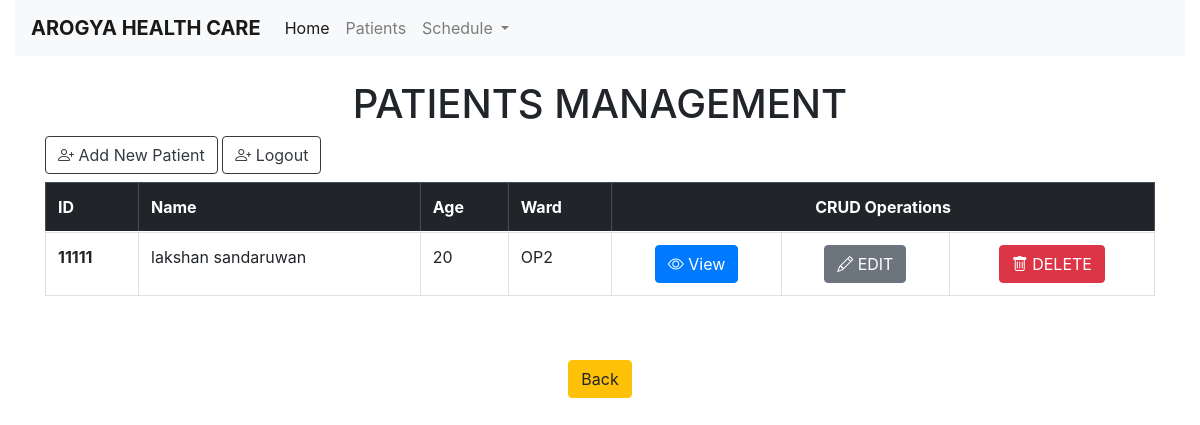
The page /patients.php (signed in) on the database its author committed.
### tables this page shows
CREATE TABLE `patient` (
  `id` int(10) NOT NULL,
  `p_card` varchar(50) NOT NULL,
  `p_f_name` varchar(50) NOT NULL,
  `p_l_name` varchar(50) NOT NULL,
  `p_address` varchar(50) NOT NULL,
  `p_mobile` varchar(50) NOT NULL,
  `p_gender` varchar(20) NOT NULL,
  `p_age` int(10) NOT NULL,
  `p_admit` varchar(10) NOT NULL,
  `p_history` varchar(255) NOT NULL
);

### patients.php (the view, shortened to what this page needs)
<?php include "header.php"?>
<div class="container-fluid">
<nav class="navbar navbar-expand-lg navbar-light bg-light" id="nav">
  <a class="navbar-brand" href="#"><strong>AROGYA HEALTH CARE</strong></a>
  <div class="collapse navbar-collapse" id="navbarNavDropdown">
    <ul class="navbar-nav" id="navlist">
      <li class="nav-item active">
        <a class="nav-link" href="includes/home.php">Home</a>
      </li>
      <li class="nav-item">
        <a class="nav-link" href="patients.php">Patients</a>
      </li>
      <li class="nav-item dropdown">
        <a class="nav-link dropdown-toggle" href="#" id="navbarDropdownMenuLink" data-toggle="dropdown" aria-haspopup="true" aria-expanded="false">
          Schedule
        </a>
      </li>
    </ul>
  </div>
</nav>
</div>
<br>
  <div class="container">
    <h1 class="text-center" >PATIENTS MANAGEMENT</h1>
      <a href="includes/add-patient.php" class='btn btn-outline-dark mb-2'> <i class="bi bi-person-plus"></i> Add New Patient</a>
      <?php
      echo "<a href='logout.php?logout' class='btn btn-outline-dark mb-2'> <i class='bi bi-person-plus'></i> Logout</a>"
       ?>
        <table class="table table-striped table-bordered table-hover">
          <thead class="table-dark">
            <tr>
              <th  scope="col">ID</th>
              <th  scope="col">Name</th>
              <th  scope="col">Age</th>
              <th  scope="col">Ward</th>
              <th  scope="col" colspan="3" class="text-center">CRUD Operations</th>
            </tr>
          </thead>
            <tbody>
              <tr>
          <?php
            $query="SELECT * FROM patient";
            $view_users= mysqli_query($conn,$query);
            while($row= mysqli_fetch_assoc($view_users)){
              $id = $row['id'];
              $pidc = $row['p_card'];
              $pfname = $row['p_f_name'];
              $plname = $row['p_l_name'];
              $page = $row['p_age'];
              $pward = $row['p_admit'];
              echo "<tr >";
              echo " <th scope='row' >{$pidc}</th>";
              echo " <td > {$pfname} {$plname}</td>";
              echo " <td > {$page}</td>";
              echo " <td >{$pward} </td>";
              echo " <td class='text-center'> <a href='includes/view-patient.php?user_id={$id}' class='btn btn-primary'> <i class='bi bi-eye'></i> View</a> </td>";
              echo " <td class='text-center' > <a href='includes/update-patient.php?edit&user_id={$id}' class='btn btn-secondary'><i class='bi bi-pencil'></i> EDIT</a> </td>";
              echo " <td  class='text-center'>  <a href='includes/delete-patient.php?delete={$id}' class='btn btn-danger'> <i class='bi bi-trash'></i> DELETE</a> </td>";
              echo " </tr> ";
                  }
                ?>
              </tr>
            </tbody>
        </table>
  </div>
<div class="container text-center mt-3">
      <a href="index.php" class="btn btn-warning mt-5"> Back </a>

### rows shown on the page
patient: p_card "11111", p_f_name "lakshan", p_l_name "sandaruwan", p_age "20", p_admit "OP2"
